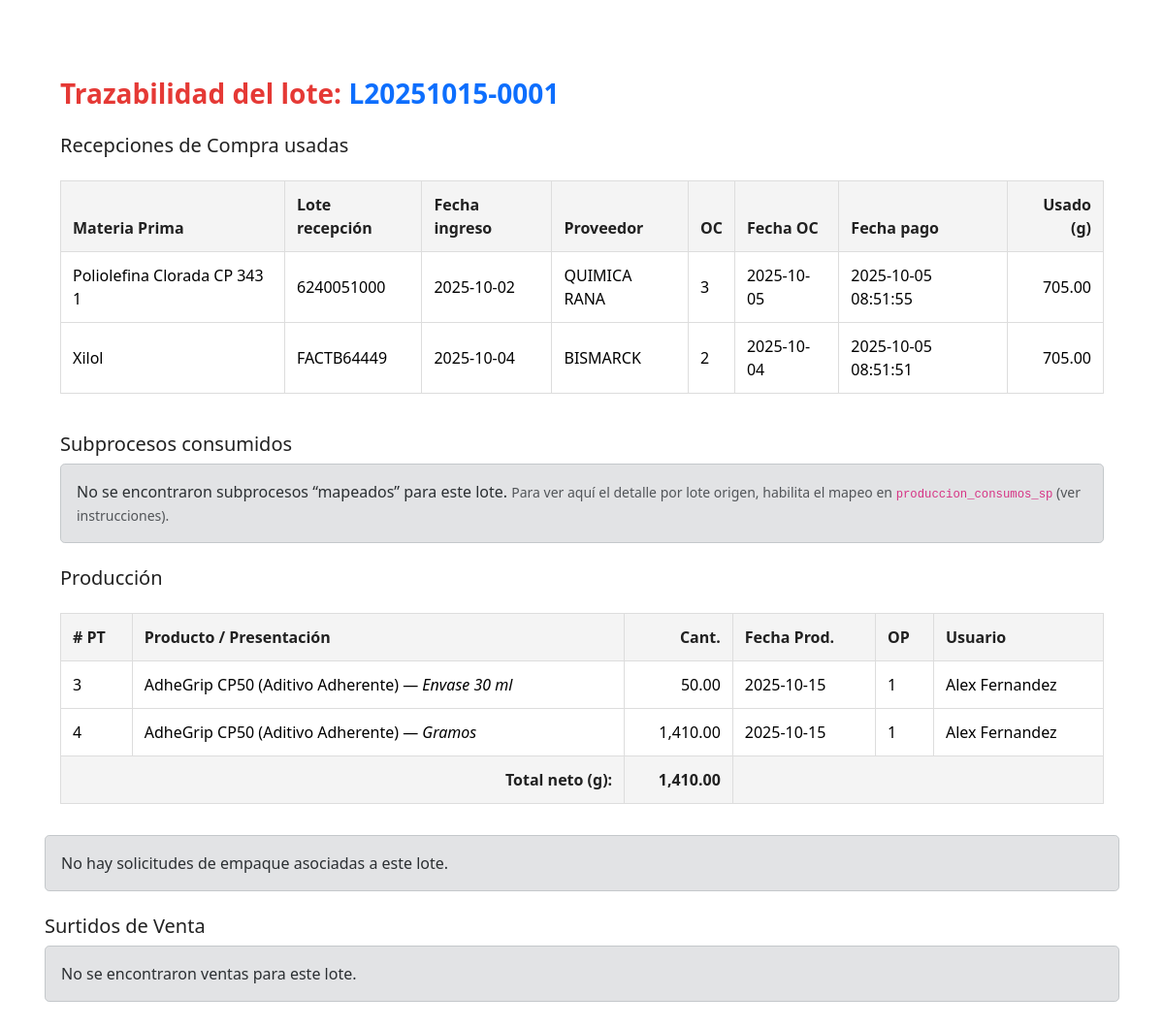
Screenshot of /trazabilidad.php?lote=L20251015-0001 with the database file from the repository.
### tables this page shows
CREATE TABLE `produccion_consumos` (
  `id` int(11) NOT NULL,
  `produccion_id` int(11) NOT NULL,
  `mp_id` int(10) UNSIGNED NOT NULL,
  `lote_recepcion` int(11) DEFAULT NULL,
  `cantidad_consumida` decimal(12,4) NOT NULL,
  `creado_en` datetime NOT NULL DEFAULT current_timestamp()
);

CREATE TABLE `materias_primas` (
  `id` int(10) UNSIGNED NOT NULL,
  `nombre` varchar(100) DEFAULT NULL,
  `unidad` varchar(20) DEFAULT NULL,
  `tipo` varchar(50) DEFAULT NULL,
  `codigo` varchar(50) DEFAULT NULL,
  `precio_estimado` decimal(12,6) NOT NULL DEFAULT 0.000000,
  `proveedor` varchar(100) DEFAULT NULL,
  `stock_actual` decimal(10,2) DEFAULT NULL,
  `precio_unitario` decimal(10,2) DEFAULT NULL,
  `densidad_kg_l` decimal(8,4) DEFAULT NULL,
  `unidad_compra` enum('g','kg','L','pza') NOT NULL DEFAULT 'g',
  `es_solvente` tinyint(1) NOT NULL DEFAULT 0,
  `existencia` decimal(12,2) NOT NULL DEFAULT 0.00,
  `stock_minimo` decimal(12,2) NOT NULL DEFAULT 0.00 COMMENT 'Cantidad mínima de stock (en g) antes de generar alerta',
  `codigo_interno` varchar(50) DEFAULT NULL COMMENT 'Código interno de referencia',
  `unidad_base` varchar(16) NOT NULL DEFAULT 'g',
  `tipo_mp` varchar(32) DEFAULT NULL,
  `activo` tinyint(1) NOT NULL DEFAULT 1 COMMENT '1=activa, 0=inactiva'
);

CREATE TABLE `recepciones_compra_lineas` (
  `id` int(11) NOT NULL,
  `orden_compra_id` int(11) NOT NULL,
  `linea_id` int(10) UNSIGNED NOT NULL,
  `cantidad_recibida` decimal(12,3) NOT NULL DEFAULT 0.000,
  `cantidad_disponible` decimal(12,3) NOT NULL DEFAULT 0.000,
  `precio_unitario_neto` decimal(14,6) DEFAULT NULL,
  `moneda` varchar(3) DEFAULT NULL,
  `tipo_cambio` decimal(14,6) DEFAULT NULL,
  `costo_unitario_mxn` decimal(14,6) DEFAULT NULL,
  `gasto_prorrateado_unitario_mxn` decimal(14,6) NOT NULL DEFAULT 0.000000,
  `lote` varchar(50) DEFAULT NULL,
  `fecha_ingreso` date DEFAULT NULL,
  `factura_numero` varchar(50) DEFAULT NULL,
  `comentario` text DEFAULT NULL,
  `recepcionador_id` int(11) NOT NULL,
  `creado_en` datetime NOT NULL DEFAULT current_timestamp()
);

CREATE TABLE `proveedores` (
  `id` int(10) UNSIGNED NOT NULL,
  `nombre` varchar(150) NOT NULL,
  `contacto` varchar(100) DEFAULT NULL,
  `email` varchar(100) DEFAULT NULL,
  `telefono` varchar(50) DEFAULT NULL,
  `direccion` varchar(255) DEFAULT NULL,
  `activo` tinyint(1) NOT NULL DEFAULT 1 COMMENT '1=activo,0=inactivo o sin datos',
  `entrega_domicilio` tinyint(1) NOT NULL DEFAULT 0,
  `created_at` datetime NOT NULL DEFAULT current_timestamp(),
  `updated_at` datetime NOT NULL DEFAULT current_timestamp() ON UPDATE current_timestamp()
);

CREATE TABLE `lineas_compra` (
  `id` int(10) UNSIGNED NOT NULL,
  `orden_compra_id` int(10) UNSIGNED NOT NULL,
  `mp_id` int(10) UNSIGNED DEFAULT NULL,
  `ic_id` int(11) DEFAULT NULL,
  `cantidad` decimal(12,2) NOT NULL,
  `precio_unitario` decimal(14,6) NOT NULL,
  `subtotal` decimal(14,6) NOT NULL,
  `moneda` varchar(3) DEFAULT NULL,
  `tipo_cambio` decimal(14,6) DEFAULT NULL,
  `descuento_pct` decimal(6,3) NOT NULL DEFAULT 0.000,
  `notas_linea` varchar(255) DEFAULT NULL
);

CREATE TABLE `ordenes_compra` (
  `id` int(10) UNSIGNED NOT NULL,
  `proveedor_id` int(10) UNSIGNED NOT NULL,
  `entrega_domicilio` tinyint(1) NOT NULL DEFAULT 0,
  `solicitante_id` int(10) UNSIGNED NOT NULL,
  `autorizador_id` int(10) UNSIGNED DEFAULT NULL,
  `modificador_id` int(10) UNSIGNED DEFAULT NULL,
  `fecha_emision` date NOT NULL,
  `estado` enum('pendiente','autorizada','rechazada','pagada','cerrada') NOT NULL DEFAULT 'pendiente',
  `moneda` varchar(3) NOT NULL DEFAULT 'MXN',
  `tipo_cambio` decimal(14,6) NOT NULL DEFAULT 1.000000,
  `subtotal_neto` decimal(14,4) NOT NULL DEFAULT 0.0000,
  `iva_monto` decimal(14,4) NOT NULL DEFAULT 0.0000,
  `total_con_iva` decimal(14,4) NOT NULL DEFAULT 0.0000,
  `total` decimal(12,2) NOT NULL DEFAULT 0.00,
  `fecha_autorizacion` datetime DEFAULT NULL,
  `fecha_pago` datetime DEFAULT NULL,
  `fecha_modificacion` datetime DEFAULT NULL
);

CREATE TABLE `productos_terminados` (
  `id` int(11) NOT NULL,
  `orden_id` int(11) NOT NULL,
  `producto_id` int(11) DEFAULT NULL,
  `presentacion_id` int(11) DEFAULT NULL,
  `cantidad` decimal(10,2) DEFAULT NULL,
  `lote_produccion` varchar(50) DEFAULT NULL,
  `fecha` date DEFAULT NULL
);

CREATE TABLE `productos` (
  `id` int(11) NOT NULL,
  `nombre` varchar(100) DEFAULT NULL,
  `sistema` varchar(100) DEFAULT NULL,
  `categoria` varchar(100) DEFAULT NULL,
  `densidad_kg_por_l` decimal(10,4) DEFAULT NULL,
  `es_para_venta` tinyint(1) NOT NULL DEFAULT 0,
  `creado_por` int(11) NOT NULL,
  `es_subproducto` tinyint(1) DEFAULT 0,
  `confidencial` tinyint(1) DEFAULT 0,
  `producto_padre_id` int(11) DEFAULT NULL,
  `unidad_venta` varchar(20) NOT NULL DEFAULT 'g'
);

CREATE TABLE `presentaciones` (
  `id` int(11) NOT NULL,
  `nombre` varchar(20) DEFAULT NULL,
  `volumen_ml` int(11) DEFAULT NULL,
  `slug` varchar(64) NOT NULL
);

### config.php (called while the page is built, shortened)
<?php
function getPresentacionIdGramos(PDO $pdo) {
  $id = $pdo->query("SELECT id FROM presentaciones WHERE slug='gramos'")->fetchColumn();
  if ($id) return (int)$id;
  $stmt = $pdo->prepare("SELECT id FROM presentaciones WHERE LOWER(nombre)='gramos' LIMIT 1");
  $stmt->execute();
  return (int)$stmt->fetchColumn();
}
?>

### trazabilidad.php (the view, shortened to what this page needs)
<?php
require_once 'config.php';
$lote = isset($_GET['lote']) ? trim($_GET['lote']) : '';
$presGramos = getPresentacionIdGramos($pdo);
$sqlPT = "
  SELECT
    pt.id,
    pt.cantidad,
    pt.presentacion_id,
    pt.fecha,
    pt.orden_id AS op_id,
    p.nombre    AS producto,
    pr.nombre   AS presentacion,
    COALESCE(u.nombre, '-') AS usuario
  FROM productos_terminados pt
  JOIN productos p       ON p.id  = pt.producto_id
  JOIN presentaciones pr ON pr.id = pt.presentacion_id
  LEFT JOIN ordenes_produccion op ON op.id = pt.orden_id
  LEFT JOIN usuarios u            ON u.id = op.usuario_creador
  WHERE pt.lote_produccion = ?
  ORDER BY pt.id ASC
";
$stPT = $pdo->prepare($sqlPT);
$stPT->execute([$lote]);
$ptRows = $stPT->fetchAll(PDO::FETCH_ASSOC);
$ptFinalIds = array_map(
  function ($r) { return (int)$r['id']; },
  array_values(array_filter($ptRows, function ($r) { return (float)$r['cantidad'] > 0; }))
);
$consumosDirectos = [];
if (!empty($ptFinalIds)) {
  $in = implode(',', array_fill(0, count($ptFinalIds), '?'));
  $sql = "
    SELECT
      pc.produccion_id,
      pc.mp_id,
      mp.nombre                   AS mp_nombre,
      pc.cantidad_consumida       AS cantidad,
      rcl.id                      AS lote_recepcion_id,
      rcl.lote                    AS lote_recepcion,
      rcl.fecha_ingreso           AS fecha_ingreso,
      lc.orden_compra_id          AS oc_id,
      oc.fecha_emision            AS fecha_oc,
      oc.fecha_pago               AS fecha_pago,
      prov.nombre                 AS proveedor
    FROM produccion_consumos pc
    JOIN materias_primas mp            ON mp.id = pc.mp_id
    LEFT JOIN recepciones_compra_lineas rcl ON rcl.id = pc.lote_recepcion
    LEFT JOIN lineas_compra lc             ON lc.id  = rcl.linea_id
    LEFT JOIN ordenes_compra oc            ON oc.id  = lc.orden_compra_id
    LEFT JOIN proveedores prov             ON prov.id= oc.proveedor_id
    WHERE pc.produccion_id IN ($in)
    ORDER BY mp.nombre, rcl.fecha_ingreso, rcl.id
  ";
  $st = $pdo->prepare($sql);
  $st->execute($ptFinalIds);
  $consumosDirectos = $st->fetchAll(PDO::FETCH_ASSOC);
}
$maps = [];
if (!empty($ptFinalIds)) {
  try {
    $in = implode(',', array_fill(0, count($ptFinalIds), '?'));
    $sql = "
      SELECT
        spc.produccion_final_id,
        spc.subproducto_id,
        spc.pt_origen_id,
        spc.cantidad_g,
        p.nombre              AS subproceso,
        pt.fecha              AS fecha_pt_origen,
        pt.lote_produccion    AS lote_origen,
        op.id                 AS op_origen_id,
        op.hora_inicio,
        op.hora_fin,
        COALESCE(u.nombre,'-') AS usuario
      FROM produccion_consumos_sp spc
      JOIN productos_terminados pt ON pt.id = spc.pt_origen_id
      JOIN productos p             ON p.id  = pt.producto_id
      LEFT JOIN ordenes_produccion op ON op.id = pt.orden_id
      LEFT JOIN usuarios u            ON u.id = op.usuario_creador
      WHERE spc.produccion_final_id IN ($in)
      ORDER BY pt.fecha ASC, spc.pt_origen_id ASC
    ";
    $st = $pdo->prepare($sql);
    $st->execute($ptFinalIds);
    $maps = $st->fetchAll(PDO::FETCH_ASSOC);
  } catch (Throwable $e) {
    $maps = [];
    $ptOrigenIds = [];
  }
}
$consumosSub = [];
$stmtSale = $pdo->prepare("
  SELECT
   sv.id                         AS surtido_id,
    ov.id                         AS ov_id,
    c.nombre                      AS cliente,
    d.nombre                      AS distribuidor,
    p.nombre                      AS producto,
    pr.nombre                     AS presentacion,
    lv.cantidad                   AS cantidad_pedida,
    sv.cantidad                   AS cantidad_surtida,
    sv.fecha_surtido,
    ev.fecha_entrega              AS fecha_entrega_real
  FROM surtidos_venta sv
  JOIN ordenes_venta ov         ON ov.id = sv.orden_venta_id
  JOIN lineas_venta  lv         ON lv.id = sv.linea_venta_id
  LEFT JOIN productos p         ON p.id = lv.producto_id
  LEFT JOIN presentaciones pr   ON pr.id = lv.presentacion_id
  LEFT JOIN clientes c          ON c.id = ov.cliente_id
  LEFT JOIN clientes d          ON d.id = ov.distribuidor_id
  LEFT JOIN entregas_venta ev   ON ev.orden_venta_id = ov.id
  WHERE sv.lote_produccion = ?
  ORDER BY sv.fecha_surtido ASC, sv.id ASC
");
 $stmtSale->execute([$lote]);
 $sales = $stmtSale->fetchAll(PDO::FETCH_ASSOC);
$opIds = array_values(array_unique(array_map(fn($r)=>(int)$r['op_id'], $ptRows)));
$packRows = [];
if (!empty($opIds)) {
  $in = implode(',', array_fill(0, count($opIds), '?'));
  $sql = "
    SELECT
      pr.id AS request_id,
      pr.orden_id AS op_id,
      pr.estado,
      pr.autorizado_en,
      ic.nombre AS insumo,
      CASE
        WHEN COALESCE(pri.aprobado,1) = 1
          THEN COALESCE(pri.cantidad_autorizada, pri.cantidad_solicitada, pri.cantidad, 0)
        ELSE 0
      END AS cantidad
    FROM packaging_requests pr
    JOIN packaging_request_items pri ON pri.request_id = pr.id
    JOIN insumos_comerciales ic ON ic.id = pri.insumo_comercial_id
    WHERE pr.orden_id IN ($in)
      AND pr.estado = 'autorizada'
    ORDER BY pr.id, ic.nombre
  ";
  $st = $pdo->prepare($sql);
  $st->execute($opIds);
  $packRows = $st->fetchAll(PDO::FETCH_ASSOC);
}
include 'header.php';
?>
<div class="container mt-4">
  <h3 class="mb-4">Trazabilidad del lote: <span class="text-primary"><?= htmlspecialchars($lote) ?></span></h3>
  <h5 class="mt-3">Recepciones de Compra usadas</h5>
  <?php
    $rowsRC = array_merge($consumosDirectos, $consumosSub);
  ?>
  <?php if (empty($rowsRC)): ?>
    <div class="alert alert-secondary">
      No se encontraron recepciones asociadas a este lote (puede tratarse de producción anterior a la habilitación de FIFO/consumos, o aún no se ha mapeado el origen de subprocesos).
    </div>
  <?php else: ?>
    <div class="table-responsive">
      <table class="table table-sm table-bordered align-middle">
        <thead class="table-light">
          <tr>
            <th>Materia Prima</th>
            <th>Lote recepción</th>
            <th>Fecha ingreso</th>
            <th>Proveedor</th>
            <th>OC</th>
            <th>Fecha OC</th>
            <th>Fecha pago</th>
            <th class="text-end">Usado (g)</th>
          </tr>
        </thead>
        <tbody>
        <?php foreach ($rowsRC as $c): ?>
          <tr>
            <td><?= htmlspecialchars($c['mp_nombre']) ?></td>
            <td><?= htmlspecialchars($c['lote_recepcion'] ?: ('#'.$c['lote_recepcion_id'])) ?></td>
            <td><?= htmlspecialchars($c['fecha_ingreso'] ?: '—') ?></td>
            <td><?= htmlspecialchars($c['proveedor'] ?: '—') ?></td>
            <td><?= htmlspecialchars($c['oc_id'] ?: '—') ?></td>
            <td><?= htmlspecialchars($c['fecha_oc'] ?: '—') ?></td>
            <td><?= htmlspecialchars($c['fecha_pago'] ?: '—') ?></td>
            <td class="text-end"><?= number_format((float)$c['cantidad'], 2) ?></td>
          </tr>
        <?php endforeach; ?>
        </tbody>
      </table>
    </div>
  <?php endif; ?>
  <h5 class="mt-4">Subprocesos consumidos</h5>
  <?php if (empty($maps)): ?>
    <div class="alert alert-secondary">
      No se encontraron subprocesos “mapeados” para este lote.
      <?php if (!empty($ptFinalIds)) : ?>
        <small class="text-muted">Para ver aquí el detalle por lote origen, habilita el mapeo en <code>produccion_consumos_sp</code> (ver instrucciones).</small>
      <?php endif; ?>
    </div>
  <?php endif; ?>
  <h5 class="mt-4">Producción</h5>
  <?php if (empty($ptRows)): ?>
    <div class="alert alert-secondary">No se encontraron registros de producción para este lote.</div>
  <?php else: ?>
    <div class="table-responsive">
      <table class="table table-sm table-bordered align-middle">
        <thead class="table-light">
          <tr>
            <th># PT</th>
            <th>Producto / Presentación</th>
            <th class="text-end">Cant.</th>
            <th>Fecha Prod.</th>
            <th>OP</th>
            <th>Usuario</th>
          </tr>
        </thead>
        <tbody>
          <?php
            $totalG = 0.0;
            foreach ($ptRows as $r):
              $cant = (float)$r['cantidad'];
              if ($presGramos && (int)$r['presentacion_id'] === $presGramos) $totalG += $cant;
          ?>
            <tr class="<?= $cant < 0 ? 'table-warning' : '' ?>">
              <td><?= (int)$r['id'] ?></td>
              <td><?= htmlspecialchars($r['producto']) ?> — <em><?= htmlspecialchars($r['presentacion']) ?></em></td>
              <td class="text-end"><?= number_format($cant, 2) ?></td>
              <td><?= htmlspecialchars($r['fecha']) ?></td>
              <td><?= htmlspecialchars($r['op_id'] ?: '—') ?></td>
              <td><?= htmlspecialchars($r['usuario'] ?: '—') ?></td>
            </tr>
          <?php endforeach; ?>
        </tbody>
        <?php if ($presGramos): ?>
        <tfoot>
          <tr>
            <th colspan="2" class="text-end">Total neto (g):</th>
            <th class="text-end"><?= number_format($totalG, 2) ?></th>
            <th colspan="3"></th>
          </tr>
        </tfoot>
        <?php endif; ?>
      </table>
    </div>
  <?php endif; ?>
</div>
<?php if (!empty($packRows)): ?>
  <h5 class="mt-4">Empaque y etiquetas usados</h5>
  <div class="table-responsive">
    <table class="table table-sm table-bordered align-middle">
      <thead class="table-light">
        <tr>
          <th>Request</th>
          <th>OP</th>
          <th>Estado</th>
          <th>Autorizado</th>
          <th>Insumo</th>
          <th class="text-end">Cantidad</th>
        </tr>
      </thead>
      <tbody>
      <?php foreach ($packRows as $r): ?>
        <tr>
          <td><?= (int)$r['request_id'] ?></td>
          <td><?= (int)$r['op_id'] ?></td>
          <td>
            <?php if ($r['estado']==='pendiente'): ?>
              <span class="badge bg-warning text-dark">En espera</span>
            <?php elseif ($r['estado']==='autorizada'): ?>
              <span class="badge bg-success">Revisada</span>
            <?php else: ?>
              <span class="badge bg-secondary"><?= htmlspecialchars($r['estado']) ?></span>
            <?php endif; ?>
          </td>
          <td><?= htmlspecialchars($r['autorizado_en'] ?? '—') ?></td>
          <td><?= htmlspecialchars($r['insumo']) ?></td>
          <td class="text-end"><?= number_format((float)$r['cantidad'], 2) ?></td>
        </tr>
      <?php endforeach; ?>
      </tbody>
    </table>
  </div>
<?php else: ?>
  <div class="alert alert-secondary">No hay solicitudes de empaque asociadas a este lote.</div>
<?php endif; ?>
   <h5 class="mt-4">Surtidos de Venta</h5>
   <?php if (empty($sales)): ?>
     <div class="alert alert-secondary">No se encontraron ventas para este lote.</div>
   <?php endif; ?>
<?php include 'footer.php'; ?>

### assets/css/style.css (style rules this page uses)
* { margin: 0; padding: 0; box-sizing: border-box; }
html, body { margin: 0; padding: 0; height: 100%; }
body { height: 100%; margin: 0; padding: 0; font-family: 'Segoe UI', sans-serif; background-color: #ffffff; color: #212121; line-height: 1.5; }
.container { padding: 1rem; }
h1, h2, h3 { font-weight: bold; color: #E53935; }
.table { width: 100%; border-collapse: collapse; margin-top: 1rem; }
.table th, .table td { padding: 0.75rem; text-align: left; border: 1px solid #ddd; }
.table th { background-color: #f4f4f4; color: #212121; }
.alert { padding: 1rem; margin-bottom: 1rem; border-radius: 0.3rem; }

### rows the page displays
produccion_consumos: mp.nombre "Poliolefina Clorada CP 343 1", recepciones_compra_lineas.lote "6240051000", recepciones_compra_lineas.fecha_ingreso "2025-10-02", proveedores.nombre "QUIMICA RANA", lineas_compra.orden_compra_id "3", ordenes_compra.fecha_emision "2025-10-05", ordenes_compra.fecha_pago "2025-10-05 08:51:55", cantidad_consumida "705.00"
produccion_consumos: mp.nombre "Xilol", recepciones_compra_lineas.lote "FACTB64449", recepciones_compra_lineas.fecha_ingreso "2025-10-04", proveedores.nombre "BISMARCK", lineas_compra.orden_compra_id "2", ordenes_compra.fecha_emision "2025-10-04", ordenes_compra.fecha_pago "2025-10-05 08:51:51", cantidad_consumida "705.00"
productos_terminados: id "3", producto.nombre "AdheGrip CP50 (Aditivo Adherente)", presentacion.nombre "Envase 30 ml", cantidad "50.00", fecha "2025-10-15", orden "1", usuario "Alex Fernandez"
productos_terminados: id "4", producto.nombre "AdheGrip CP50 (Aditivo Adherente)", presentacion.nombre "Gramos", cantidad "1,410.00", fecha "2025-10-15", orden "1", usuario "Alex Fernandez"

### other values shown
$lote "L20251015-0001"
$totalG "1,410.00"
